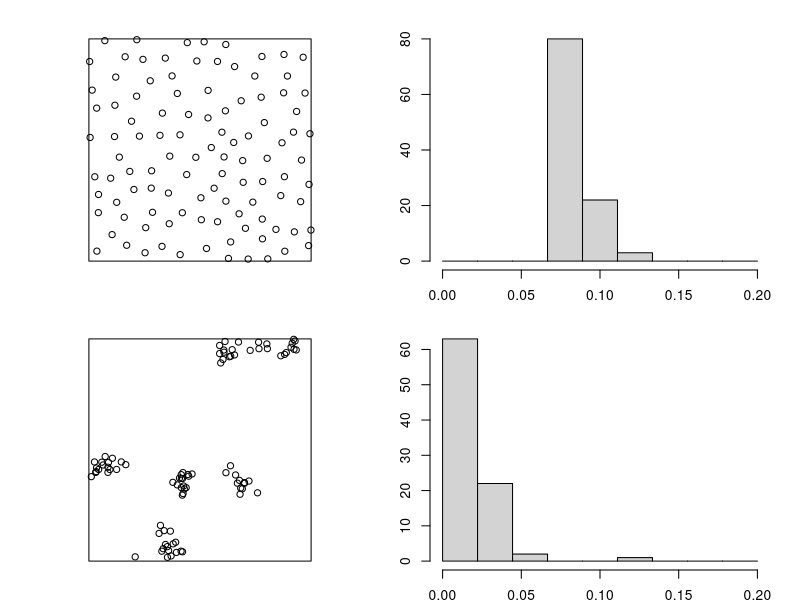

Here is the R script that generated this plot:
## ---- chunk 1
library(spatstat)
## ---- chunk 2
pp1 <- rSSI(0.07, n = 105)
pp2 <- rThomas(10, 0.03, 10)
## ---- chunk 3
nn1 <- nndist(pp1)
nn2 <- nndist(pp2)
max_d <- ceiling(max(c(nn1, nn2)) * 10) / 10
breaks <- seq(0, max_d, length.out = 10)
## ---- chunk 4
par(mai = rep(0.3, 4))
layout(matrix(1:4, 2, 2, byrow = TRUE))

plot(pp1, main = "")
hist(nn1, main = "", xlab = "Distance", ylab = "Frequency", breaks = breaks)
plot(pp2, main = "")
hist(nn2, main = "", xlab = "Distance", ylab = "Frequency", breaks = breaks)
## ---- chunk 5
#| code-fold: true
# License (MIT)
#
# Copyright (c) 2023 David O'Sullivan
#
# Permission is hereby granted, free of charge, to any person
# obtaining a copy of this software and associated documentation
# files (the "Software"), to deal in the Software without restriction,
# including without limitation the rights to use, copy, modify, merge,
# publish, distribute, sublicense, and/or sell copies of the Software,
# and to  permit persons to whom the Software is furnished to do so,
# subject to the following conditions:
#
# The above copyright notice and this permission notice shall be included
# in all copies or substantial portions of the Software.
#
# THE SOFTWARE IS PROVIDED "AS IS", WITHOUT WARRANTY OF ANY KIND, EXPRESS
# OR IMPLIED, INCLUDING BUT NOT LIMITED TO THE WARRANTIES OF MERCHANTABILITY,
# FITNESS FOR A PARTICULAR PURPOSE AND NONINFRINGEMENT. IN NO EVENT SHALL
# THE AUTHORS OR COPYRIGHT HOLDERS BE LIABLE FOR ANY CLAIM, DAMAGES OR OTHER
# LIABILITY, WHETHER IN AN ACTION OF CONTRACT, TORT OR OTHERWISE, ARISING
# FROM, OUT OF OR IN CONNECTION WITH THE SOFTWARE OR THE USE OR OTHER
# DEALINGS IN THE SOFTWARE.
